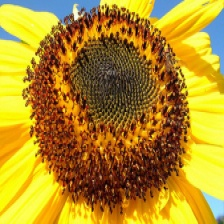
#> input picture test1/sunflower/8000.jpg, 224 x 224 px, given in place of 12795.jpeg, which was not available
$ jupyter execute maybe_work.ipynb   (text cells are left out)
#> lines starting #> are read from the running program, lines starting #| are printed output that depends on the picture; after the words box and inside, x2 and y2 are one past the last pixel; in counts of white or black regions, pixels touching at a corner belong together; pictures that were not available may be replaced by others from this repository, and a replacement may not be noted
[cell 1]
import pandas as pd
import numpy as np
import cv2
import os
from PIL import Image
import math
import matplotlib.pyplot as plt

[cell 2]
# [23 lines left out: function rgb2hsv, not called in this run]

[cell 3]
flower_name_dict={
'tree poppy': '樹罌粟',
'alpine sea holly': '海濱刺芹',
'balloon flower': '桔梗',
'bishop of llandaff': '大麗花',
'black-eyed susan': '黑心金光菊',
'blanket flower': '天人菊',
'californian poppy': '花菱草',
'daisy': '雛菊',
'giant white arum lily': '海芋',
'globe thistle': '藍刺頭',
'iris': '鳶尾花',
'lilac hibiscus' :'朱槿',
'orange dahlia' :'大麗花',
'osteospermum': '藍眼菊',
'pink-yellow dahlia':'',
'poinsettia':'聖誕紅',
'purple coneflower': '紫錐花',
'sunflower': '向日葵',
'thorn apple' :'曼陀羅',
'tree mallow': '花葵'

}

[cell 4]
import Flower
#Flower.show_match('C:/flowerpic/jpeg-224x224/val/iris/12769.jpeg','C:/flowerpic/jpeg-224x224/val/iris/16301.jpeg')

[cell 5]
import cv2
import numpy as np
import imutils
img="flower_pic/tree poppy/12795.jpeg"
image=cv2.imread(img)
#> image is the input picture: shape (224, 224, 3); mean B, G, R 38.6, 141.4, 178
gray = cv2.cvtColor(image, cv2.COLOR_BGR2GRAY)
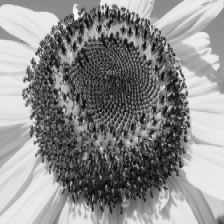
#> gray: shape (224, 224); min 5, max 250, mean 140.6

#高斯慮波
#v2.GaussianBlur（ SRC，ksize，sigmaX [，DST [，sigmaY [，borderType ] ] ] ）

blurred = cv2.GaussianBlur(gray, (7, 7), 0)
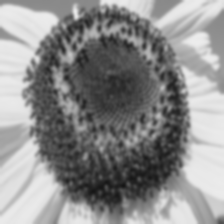
#> blurred: shape (224, 224); min 21, max 236, mean 140.6

#minVal和maxVal
edged = cv2.Canny(blurred, 50, 200)
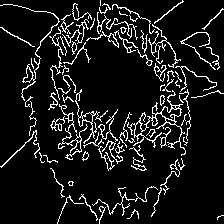
#> edged: shape (224, 224); 9.7% white in thin lines or dots
cv2.imshow("SIFT", edged)
cv2.waitKey(0)
cv2.destroyAllWindows()

[cell 6]
( cnts, _) = cv2.findContours(edged.copy(), cv2.RETR_EXTERNAL, cv2.CHAIN_APPROX_SIMPLE)
#> cnts = 80 contours, 52 with area under 20; largest, box (x1, y1, x2, y2) and area: (127, 90, 186, 156) 362, (75, 89, 108, 144) 144, (0, 4, 60, 101) 129, (58, 104, 88, 160) 98, (148, 24, 181, 68) 73

#print("I count {} coins in this image".format(len(cnts)))

coins = image.copy()

cv2.drawContours(coins, cnts, -1, (0, 255, 0), 2)
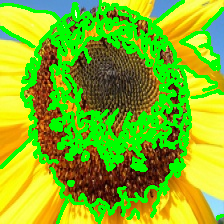
#> coins: shape (224, 224, 3); mean B, G, R 29.7, 183.5, 129.4
cv2.imshow("SIFT", coins)
cv2.waitKey(0)
cv2.destroyAllWindows()

[cell 7]
for (i, c) in enumerate(cnts):

    (x, y, w, h) = cv2.boundingRect(c)

    print("Part #{}".format(i + 1))

    coin = image[y:y + h, x:x + w]

    cv2.imshow("part", coin)

    mask = np.zeros(image.shape[:2], dtype = "uint8")

    ((centerX, centerY), radius) = cv2.minEnclosingCircle(c)

    cv2.circle(mask, (int(centerX), int(centerY)), int(radius), 255, -1)

    mask = mask[y:y + h, x:x + w]
    cv2.imshow("masked part",cv2.bitwise_and(coin, coin, mask = mask))
    cv2.waitKey(0)
    cv2.destroyAllWindows()
#> this loop made 80 passes
#> (x, y, w, h, centerX, centerY, radius) on passes 1 to 12: (217, 215, 7, 5, 220, 217, 3.61), (127, 209, 12, 10, 132.5, 215.1, 6.24), (99, 206, 7, 18, 100.8, 214.6, 8.64), (57, 195, 27, 29, 68.85, 211.5, 16.51), (79, 194, 19, 27, 88.5, 207, 15.01), (151, 187, 11, 30, 155.5, 201.5, 15.18), (92, 186, 66, 30, 124.5, 196.5, 33.35), (68, 181, 6, 5, 70.5, 182.8, 2.64), (50, 168, 15, 30, 57, 182, 15.65), (160, 159, 20, 36, 170.5, 176.5, 18.67), (178, 158, 7, 12, 180.5, 163.5, 5.52), (43, 155, 15, 8, 50, 158.5, 7.83)
#| Part #1
#| Part #2
#| Part #3
#| Part #4
#| Part #5
#| Part #6
#| Part #7
#| Part #8
#> (further printed lines are left out)
